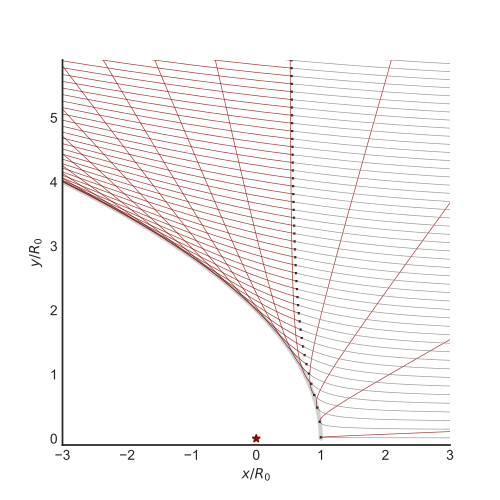

Write the Python code that produced this figure.
import sys
import numpy as np
from matplotlib import pyplot as plt
import seaborn as sns

figfile = sys.argv[0].replace('.py', '.pdf')
NTH = 4001
sns.set_style('white')
sns.set_color_codes('dark')
fig, ax = plt.subplots(figsize=(5, 5))
blist = np.linspace(0.0, 6.0) + 0.01
thmlist = np.arccos(1./np.sqrt(1.0 + 4.0*blist**2))
for thm in thmlist:
    epsilon = 1./np.cos(thm)
    theta = np.linspace(0.001, min(np.pi, 2*thm - 0.001), NTH)
    im = np.argmin(np.abs(theta - thm))
    r = 0.5*(epsilon**2 - 1)/(epsilon*np.cos(theta - thm) - 1.0)
    x = r*np.cos(theta)
    y = r*np.sin(theta)
    m_in = (theta <= thm) & (y >= 0.0)
    m_out = (theta > thm) & (y >= 0.0)
    ax.plot([r[im]*np.cos(theta[im])], [r[im]*np.sin(theta[im])],
            's', ms=0.6, color='k')
    ax.plot(x[m_in], y[m_in], '-', color='gray', alpha=0.8, lw=0.5)
    ax.plot(x[m_out], y[m_out], '-', color='r', alpha=0.8, lw=0.5)
thm_grid = np.linspace(0.0, np.pi, 200)
rm = 2.0/(1.0 + np.cos(thm_grid))
xlocus = rm*np.cos(thm_grid)
ylocus = rm*np.sin(thm_grid)
ax.plot(xlocus, ylocus, '-', color='k', alpha=0.2, lw=3)

ax.plot([0.0], [0.0], '*', color='r')
ax.set(xlim=[-3, 3], ylim=[-0.1, 5.9],
       xlabel="$x / R_0$",
       ylabel="$y / R_0$")
sns.despine()
fig.savefig(figfile)
print(figfile, end='')
